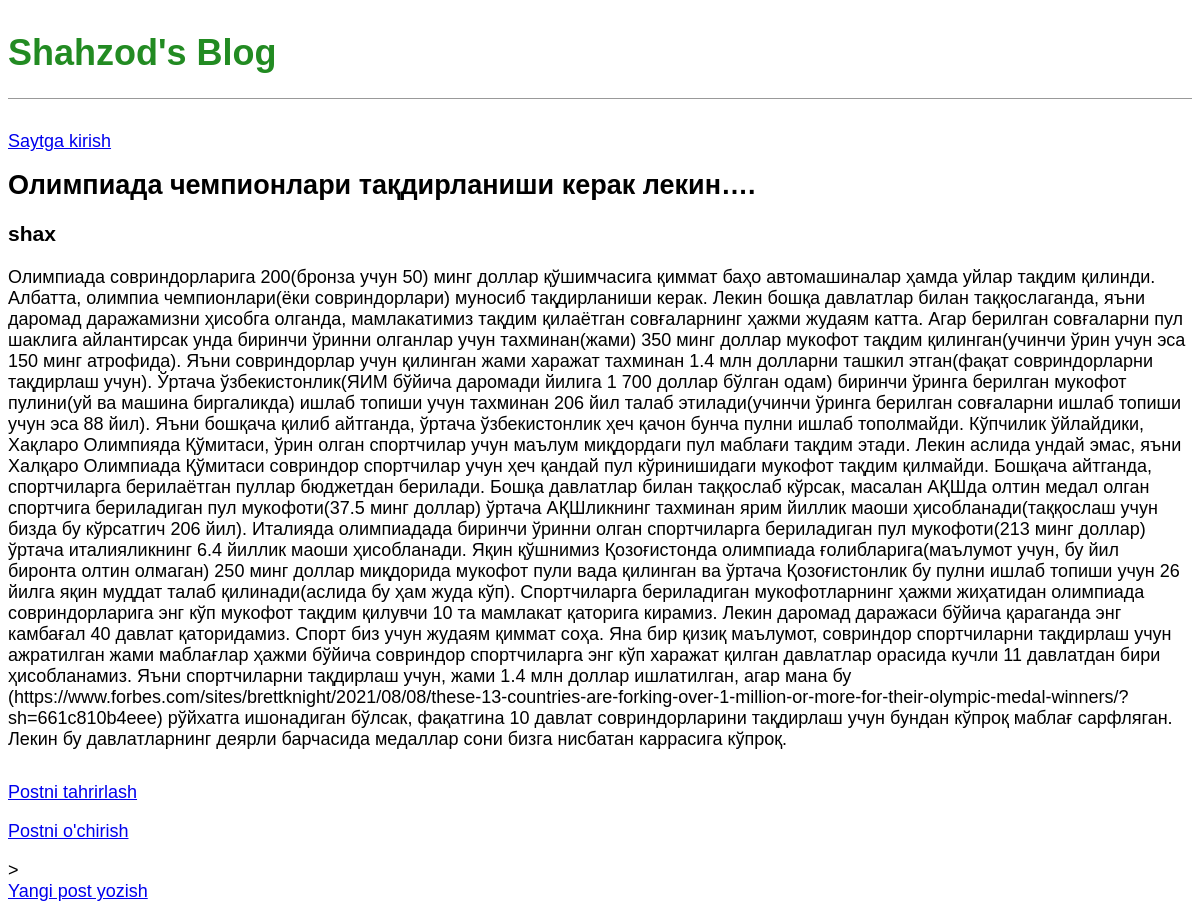
The app's page /post/2/ with its own data.
### appnomi/models.py (models this page shows, shortened)
class Post(models.Model):
    title = models.CharField(max_length=200)
    author = models.ForeignKey(
        'auth.User',
        on_delete=models.CASCADE
    )
    body = models.TextField()

### appnomi/views.py (the view)
# urls.py: path('post/<int:pk>/',BlogDetailView.as_view(), name='post_detail'),
class BlogDetailView(DetailView):
    model = Post
    template_name = 'post_detail.html'

### Templates/post_detail.html
{% extends 'base.html' %}
{% block content %}
    <div class="post-entry">
        <h2> {{ post.title }}</h2>
        <h3>{{ post.author }}</h3>
        <p>{{ post.body }}</p>
    </div>
    <p><a href="{% url 'post_edit' post.pk %}">  Postni tahrirlash </a></p>
    <p><a href="{% url 'post_delete' post.pk %}"> Postni o'chirish </a></p>>
{% endblock content %}

### static/css/base.css (style rules this page uses)
body { font-family: 'Noto Sans JP', sans-serif; font-size: 18px; }
.post-entry { margin-bottom: 2rem; }
.post-entry h2 { margin: 0.5rem 0; }
.post-entry p { margin: 0; font-weight: 400; }

### records on screen
Post: title "Олимпиада чемпионлари тақдирланиши керак лекин….", author "shax", body "Олимпиада совриндорларига 200(бронза учун 50) минг доллар қўшимчасига қиммат баҳо автомашиналар ҳамда уйлар тақдим қилинди. Албатта, олимпиа чемпионлари(ёки совриндорлари) муносиб тақдирланиши керак. Лекин бошқа давлатлар билан таққослаганда, яъни даромад даражамизни ҳисобга олганда, мамлакатимиз тақдим қилаётган совғаларнинг ҳажми жудаям катта. Агар берилган совғаларни пул шаклига айлантирсак унда биринчи ўринни олганлар учун тахминан(жами) 350 минг доллар мукофот тақдим қилинган(учинчи ўрин учун эса 150 минг атрофида). Яъни совриндорлар учун қилинган жами харажат тахминан 1.4 млн долларни ташкил этган(фақат совриндорларни тақдирлаш учун). Ўртача ўзбекистонлик(ЯИМ бўйича даромади йилига 1…"
